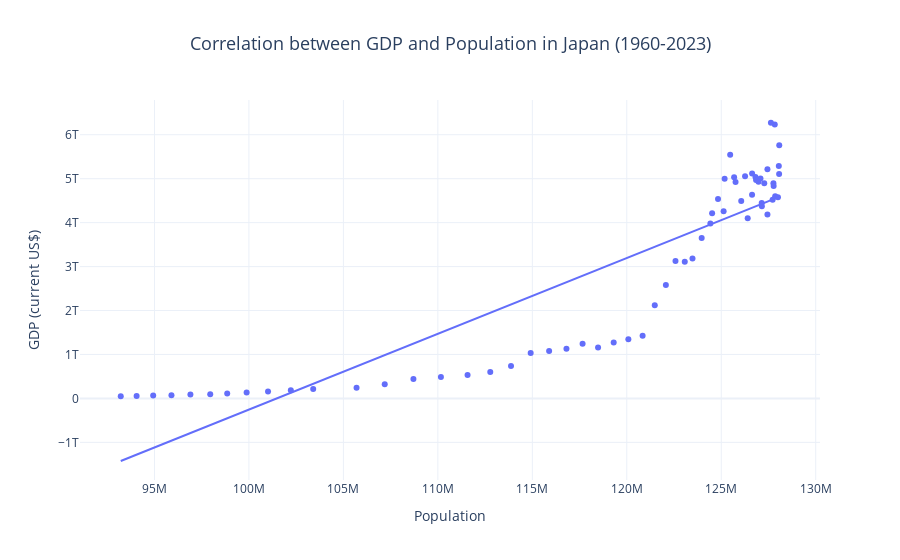

The notebook cell this image was saved under:
### Markdown cell above
### **Step 7: Analyze the Correlation Between GDP and Population**

To explore the relationship between GDP and population, I use scatter plots. These visualizations help me identify trends and correlations over different periods. Specifically, I examine:

1. **The entire period (1960–2023)**:
   - This scatter plot reveals the long-term correlation between GDP and population, reflecting historical economic trends.

2. **The recent period of population decline (2000–2023)**:
   - By focusing on this period, I can assess how the relationship between GDP and population has evolved during the population decline phase.
  
#### **Step 7.1: The entire period (1960–2023)**
In this step, a scatter plot is created to visualize the relationship between GDP and population for the entire period from 1960 to 2023.

### Code cell
fig_scatter = px.scatter(
    merged_data,
    x='Population',
    y='GDP',
    title='Correlation between GDP and Population in Japan (1960-2023)',
    labels={'Population': 'Population', 'GDP': 'GDP (current US$)'},
    trendline="ols"
)

fig_scatter.update_layout(
    xaxis_title="Population",
    yaxis_title="GDP (current US$)",
    template="plotly_white",
    title_font_size=18,
    title_x=0.5,
    font=dict(size=12)
)

fig_scatter.show()
